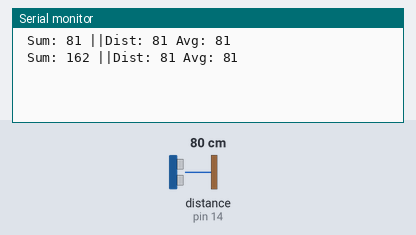
Simulated run of this sketch. Board: Arduino Uno, built with avr-gcc and run on an emulated ATmega328P. Shown: the last lines printed to the serial monitor. The test bench sets the inputs (shaded band); at power-on: distance to the obstacle (sensor on pin 14) 80 cm. The echo pulse lasts 58.3 µs per cm.

Above: at 1.8 s.
1.9 s: distance to the obstacle (sensor on pin 14) set to 2 cm
At 2.8 s:
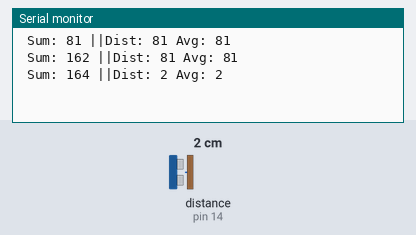
3.4 s: distance to the obstacle (sensor on pin 14) set to 4 cm
At 4.8 s:
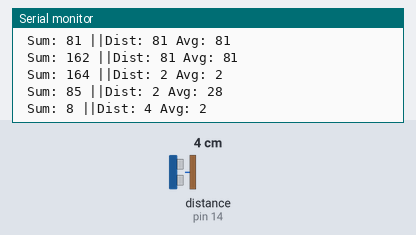
Timing chart, 0 to 6.4 s (numbered marks = the images above; inputs shaded):
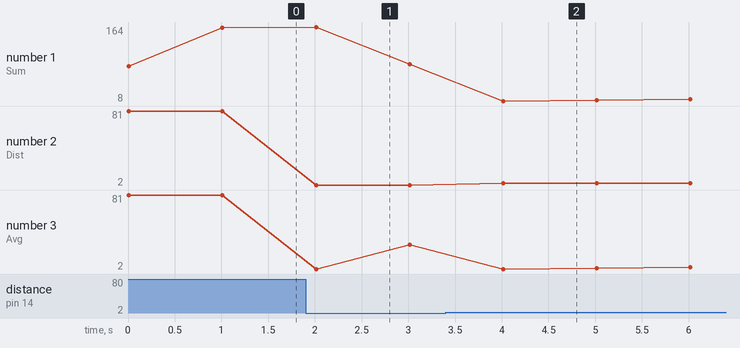

Measured:
- after the input at 1.9 s, the serial monitor: prints a new line after 0.11 s (image 1)
- after the input at 3.4 s, the serial monitor: prints a new line after 0.62 s (image 2)
- plotted number 1: 162 → 85 after the input at 1.9 s, 85 → 12 after the input at 3.4 s
- plotted number 2: 81 → 2 after the input at 1.9 s, 2 → 4 after the input at 3.4 s
- plotted number 3: 81 → 28 after the input at 1.9 s, 28 → 4 after the input at 3.4 s

The sketch:

HCSR04_test.ino
```cpp
#include <NewPing.h>

#define TRIGGER_PIN  15
#define ECHO_PIN     14
#define MAX_DISTANCE 200

NewPing DistanceSensor(TRIGGER_PIN, ECHO_PIN, MAX_DISTANCE);
int i=0;
int sum=0;
int p=0;
int k=1;
int samples[4];

void setup()
{
    Serial.begin(9600);
}

void loop()
{
    unsigned int cm = DistanceSensor.ping_cm();
    int distance=average(cm);
    //Serial.print(" ||Distance: ");
    //Serial.println(distance);
    //Serial.println("cm");
    delay(1000);
}

int average(int dist){
  int avg;
    if(i>2){
    sum=sum-samples[p];
    samples[p]=dist;
    sum=sum+samples[p];
    p++;
    avg=sum/3;}


   if(i<3){
      samples[p]=dist;
      avg=dist;
      sum=sum+samples[p];
      i++;
      p++;
      }

    if(p>2){
      p=0;
      }

    Serial.print(" Sum: ");
    Serial.print(sum);
    Serial.print(" ||Dist: ");
    Serial.print(dist);
    Serial.print(" Avg: ");
    Serial.println(avg);
  return avg;
  }
```
